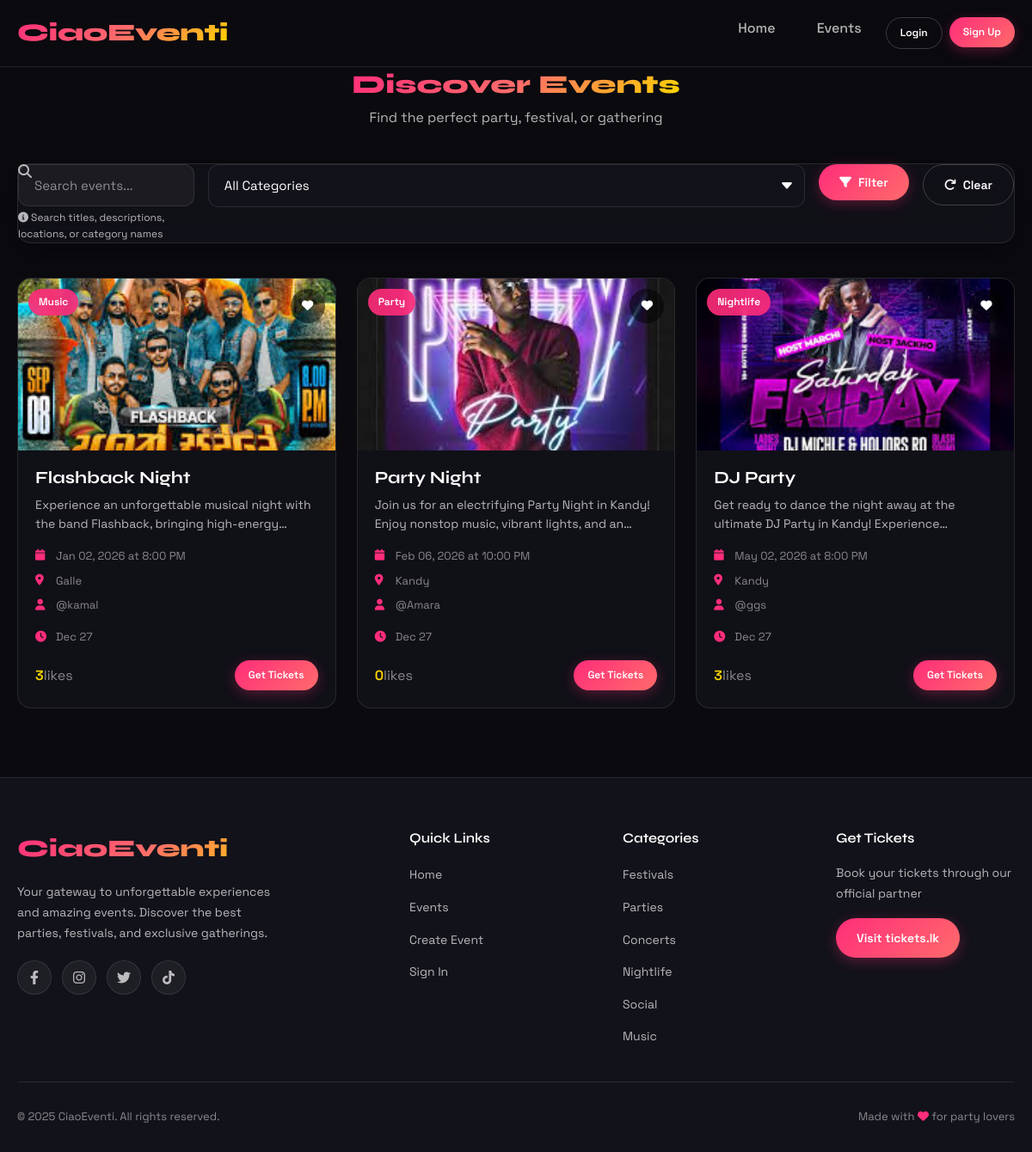
Page /test2/events.php on the committed database.
### tables this page shows
CREATE TABLE `events` (
  `id` int(11) NOT NULL,
  `title` varchar(200) NOT NULL,
  `description` text NOT NULL,
  `category` enum('Festival','Party','Concert','Nightlife','Social','Music') NOT NULL,
  `event_date` date NOT NULL,
  `event_time` time NOT NULL,
  `location` varchar(200) NOT NULL,
  `venue` varchar(100) DEFAULT NULL,
  `banner_image` varchar(255) DEFAULT NULL,
  `ticket_link` varchar(255) DEFAULT NULL,
  `user_id` int(11) NOT NULL,
  `likes_count` int(11) DEFAULT 0,
  `created_at` timestamp NOT NULL DEFAULT current_timestamp(),
  `status` enum('active','edited','deleted') DEFAULT 'active',
  `updated_at` timestamp NOT NULL DEFAULT current_timestamp() ON UPDATE current_timestamp()
);

CREATE TABLE `users` (
  `id` int(11) NOT NULL,
  `username` varchar(50) NOT NULL,
  `email` varchar(100) NOT NULL,
  `password` varchar(255) NOT NULL,
  `full_name` varchar(100) DEFAULT NULL,
  `profile_pic` varchar(255) DEFAULT NULL,
  `bio` text DEFAULT NULL,
  `created_at` timestamp NOT NULL DEFAULT current_timestamp(),
  `updated_at` timestamp NOT NULL DEFAULT current_timestamp() ON UPDATE current_timestamp()
);

### test2/config/database.php (called while the page is built, shortened)
<?php
function isLoggedIn() {
    return isset($_SESSION['user_id']);
}
?>

### test2/events.php (the view, shortened to what this page needs)
<?php
require_once __DIR__ . '/includes/header.php';
$search = $_GET['search'] ?? '';
$query = "SELECT e.*, u.username FROM events e
          JOIN users u ON e.user_id = u.id
          WHERE 1=1";
$query .= " ORDER BY e.event_date ASC";
$stmt = $conn->prepare($query);
$stmt->execute();
$events = $stmt->get_result();
?>
<section class="py-20">
    <div class="container">
        <div class="text-center mb-10">
            <h1 class="text-3xl font-extrabold mb-2">
                <span class="text-gradient">Discover Events</span>
            </h1>
            <p class="text-secondary">Find the perfect party, festival, or gathering</p>
        </div>
        <div class="glass-card p-6 mb-10">
            <form method="GET" action="" class="flex flex-col md:flex-row gap-4">
                <div class="flex-1">
                    <div class="relative">
                        <i class="fas fa-search absolute left-4 top-1/2 transform -translate-y-1/2 text-secondary"></i>
                        <input type="text" name="search" class="form-input pl-12"
                               placeholder="Search events..." value="<?php echo htmlspecialchars($search); ?>">
                        <small class="text-secondary text-xs mt-1 ml-1 block">
                            <i class="fas fa-info-circle"></i> Search titles, descriptions, locations, or category names
                        </small>
                    </div>
                </div>
                <div class="w-full md:w-auto">
                    <select name="category" class="form-input form-select">
                        <option value="">All Categories</option>
                    </select>
                </div>
                <div>
                    <button type="submit" class="btn btn-primary w-full md:w-auto">
                        <i class="fas fa-filter mr-2"></i> Filter
                    </button>
                </div>
                <div>
                    <a href="events.php" class="btn btn-secondary w-full md:w-auto">
                        <i class="fas fa-redo mr-2"></i> Clear
                    </a>
                </div>
            </form>
        </div>
        <?php if ($events->num_rows > 0): ?>
            <div class="grid-3">
                <?php while($event = $events->fetch_assoc()): ?>
                <div class="card event-card animate-on-scroll" data-animate="fade-up">
                    <div class="card-image">
                        <img src="<?php echo !empty($event['banner_image']) ? 'uploads/' . $event['banner_image'] : 'https://images.unsplash.com/photo-1514525253161-7a46d19cd819?ixlib=rb-4.0.3&auto=format&fit=crop&w=600&q=80'; ?>"
                             alt="<?php echo htmlspecialchars($event['title']); ?>">
                        <div class="card-badge"><?php echo $event['category']; ?></div>
                        <button class="card-like"
                            data-event-id="<?php echo $event['id']; ?>"
                            onclick="return handleLike(<?php echo $event['id']; ?>)">
                            <i class="fas fa-heart"></i>
                        </button>
                    </div>
                    <div class="card-content">
                        <h3 class="card-title"><?php echo htmlspecialchars($event['title']); ?></h3>
                        <p class="card-description"><?php echo htmlspecialchars(substr($event['description'], 0, 100)) . '...'; ?></p>
                        <div class="card-meta">
                            <div class="card-meta-item">
                                <i class="fas fa-calendar"></i>
                                <span><?php echo date('M d, Y', strtotime($event['event_date'])); ?> at <?php echo date('g:i A', strtotime($event['event_time'])); ?></span>
                            </div>
                            <div class="card-meta-item">
                                <i class="fas fa-map-marker-alt"></i>
                                <span><?php echo htmlspecialchars($event['location']); ?></span>
                            </div>
                            <div class="card-meta-item">
                                <i class="fas fa-user"></i>
                                <span>@<?php echo htmlspecialchars($event['username']); ?></span>
                            </div>
                        </div>
                        <div class="card-meta-item">
    <i class="fas fa-clock"></i>
    <span>
        <?php
        if (!empty($event['created_at']) && $event['created_at'] != '0000-00-00 00:00:00') {
            $created = new DateTime($event['created_at']);
            $now = new DateTime();
            $diff = $now->diff($created);
            if ($diff->days == 0) echo 'Today';
            elseif ($diff->days == 1) echo 'Yesterday';
            elseif ($diff->days < 7) echo $diff->days . ' days ago';
            else echo date('M j', strtotime($event['created_at']));
        } else {
            echo 'Recently';
        }
        ?>
    </span>
</div>
                        <div class="flex-between mt-4">
                            <div class="flex items-center">
                                <span class="like-count text-gold font-semibold">
                                    <?php echo number_format($event['likes_count']); ?>
                                </span>
                                <span class="text-muted ml-1">
                                    like<?php echo $event['likes_count'] != 1 ? 's' : ''; ?>
                                </span>
                            </div>
                            <div class="flex gap-2">
                                <a href="<?php echo $event['ticket_link'] ?? 'https://www.tickets.lk'; ?>"
                                   target="_blank" class="btn btn-primary btn-sm">
                                    Get Tickets
                                </a>
                            </div>
                        </div>
                    </div>
                </div>
                <?php endwhile; ?>
            </div>
        <?php endif; ?>
    </div>
</section>
<?php require_once __DIR__ . '/includes/footer.php'; ?>

### test2/includes/header.php (shortened to what this page needs)
<?php
require_once 'config/database.php';
$isLoggedIn = isLoggedIn();
$currentUser = $isLoggedIn ? getUserInfo($conn, getCurrentUserId()) : null;
?>
<!DOCTYPE html>
<html lang="en">
<head>
    <link rel="stylesheet" href="https://cdnjs.cloudflare.com/ajax/libs/font-awesome/6.4.0/css/all.min.css">
    <link rel="stylesheet" href="css/style.css">
</head>
<body>
    <nav class="navbar">
        <div class="navbar-container">
            <a href="index.php" class="navbar-logo">
                <span class="gradient-text">CiaoEventi</span>
            </a>
            <ul class="nav-links">
                <li><a href="index.php" class="nav-link">Home</a></li>
                <li><a href="events.php" class="nav-link">Events</a></li>
               <?php if ($isLoggedIn): ?>
    <li><a href="create_event.php" class="nav-link">Create Event</a></li>
    <li><a href="profile.php" class="nav-link">
        <i class="fas fa-user mr-2"></i> <?php echo htmlspecialchars($currentUser['username']); ?>
    </a></li>
    <li><a href="logout.php" class="nav-link btn btn-sm btn-secondary">Logout</a></li>
<?php else: ?>
    <li><a href="login.php" class="nav-link btn btn-sm btn-secondary">Login</a></li>
    <li><a href="register.php" class="nav-link btn btn-sm btn-primary">Sign Up</a></li>
<?php endif; ?>
            </ul>
        </div>
    </nav>

### test2/includes/footer.php (shortened to what this page needs)
    <footer class="footer">
        <div class="container">
            <div class="footer-grid">
                <div class="footer-brand">
                    <div class="footer-logo gradient-text">CiaoEventi</div>
                    <p class="footer-description">
                        Your gateway to unforgettable experiences and amazing events.
                        Discover the best parties, festivals, and exclusive gatherings.
                    </p>
                    <div class="footer-social">
                        <a href="#" class="social-icon"><i class="fab fa-facebook-f"></i></a>
                        <a href="#" class="social-icon"><i class="fab fa-instagram"></i></a>
                        <a href="#" class="social-icon"><i class="fab fa-twitter"></i></a>
                        <a href="#" class="social-icon"><i class="fab fa-tiktok"></i></a>
                    </div>
                </div>
                <div>
                    <h3 class="footer-title">Quick Links</h3>
                    <ul class="footer-links">
                        <li><a href="index.php" class="footer-link">Home</a></li>
                        <li><a href="events.php" class="footer-link">Events</a></li>
                        <li><a href="create_event.php" class="footer-link">Create Event</a></li>
                        <li><a href="login.php" class="footer-link">Sign In</a></li>
                    </ul>
                </div>
                <div>
                    <h3 class="footer-title">Categories</h3>
                    <ul class="footer-links">
                        <li><a href="events.php?category=Festival" class="footer-link">Festivals</a></li>
                        <li><a href="events.php?category=Party" class="footer-link">Parties</a></li>
                        <li><a href="events.php?category=Concert" class="footer-link">Concerts</a></li>
                        <li><a href="events.php?category=Nightlife" class="footer-link">Nightlife</a></li>
                        <li><a href="events.php?category=Social" class="footer-link">Social</a></li>
                        <li><a href="events.php?category=Music" class="footer-link">Music</a></li>
                    </ul>
                </div>
                <div>
                    <h3 class="footer-title">Get Tickets</h3>
                    <p class="footer-description">
                        Book your tickets through our official partner
                    </p>
                    <a href="https://www.tickets.lk" target="_blank" class="btn btn-primary mt-4">
                        Visit tickets.lk
                    </a>
                </div>
            </div>
            <div class="footer-bottom">
                <p class="footer-copyright">
                    © 2025 CiaoEventi. All rights reserved.
                </p>
                <p class="footer-copyright">
                    Made with <i class="fas fa-heart text-pink"></i> for party lovers
                </p>
            </div>
        </div>
    </footer>
</body>
</html>

### test2/includes/header.php (style rules this page uses)
.event-card { transition: all 0.3s ease; }
.gradient-text { background: linear-gradient(135deg, #ff2d7a 0%, #ff6b6b 50%, #ffd700 100%); -webkit-background-clip: text; background-clip: text; color: transparent; }

### rows in the picture
events: banner_image (picture), category "Music", title "Flashback Night", description "Experience an unforgettable musical night with the band Flashback, bringing…", event_date "Jan 02, 2026", event_time "8:00 PM", location "Galle", user.username "kamal", created_at "Dec 27", likes_count "3"
events: banner_image (picture), category "Party", title "Party Night", description "Join us for an electrifying Party Night in Kandy! Enjoy nonstop music, vibrant lights, and…", event_date "Feb 06, 2026", event_time "10:00 PM", location "Kandy", user.username "Amara", created_at "Dec 27", likes_count "0"
events: banner_image (picture), category "Nightlife", title "DJ Party", description "Get ready to dance the night away at the ultimate DJ Party in Kandy!…", event_date "May 02, 2026", event_time "8:00 PM", location "Kandy", user.username "ggs", created_at "Dec 27", likes_count "3"
